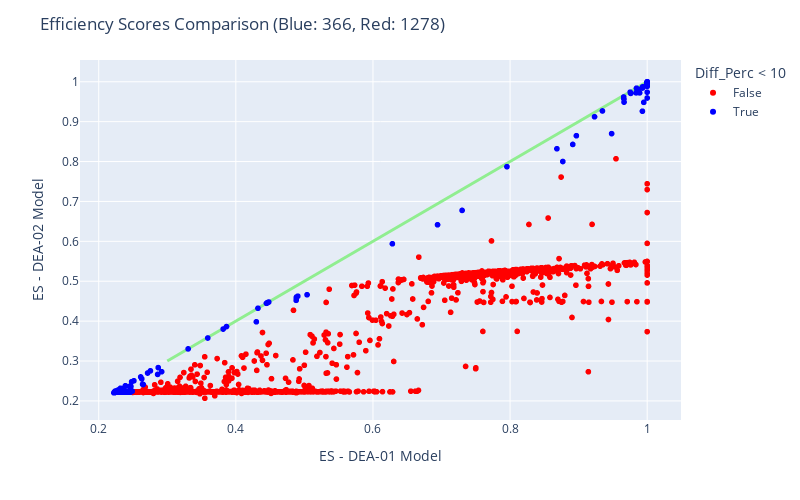

Notebook code cell kept with this figure:
### Code cell
fig = px.scatter(df_res, x="Efficiency_Scores_Basic", y="Efficiency_Scores_with_ML", color = "Diff_Perc < 10", color_discrete_map= {True:"blue", False: "red"},
                 hover_data=["Efficiency_Scores_Basic", "Efficiency_Scores_with_ML", "Diff_Perc"] + [df_res.index])

fig.add_traces(
    list(px.line(x = np.linspace(0.3, 1, num=2), y = np.linspace(0.3, 1, num=2)).select_traces())
)

fig.update_traces(line_color='lightgreen', line_width=3)

fig.update_layout(
    autosize=False,
    width=800,
    height=500,
    title_text=f"Efficiency Scores Comparison (Blue: {blue}, Red: {red})",
    yaxis_title="ES - DEA-02 Model",
    xaxis_title="ES - DEA-01 Model"
)

fig.show()

### Figure 1 — Plotly figure (JSON) as saved in the notebook; plotly's stock layout.template omitted (floating-point values rounded to 4 significant figures; data arrays with more than 128 entries replaced by an {"elided": "..."} marker saying what was removed)
{"data": [{"customdata": {"elided": "1278x2 mixed values"}, "hovertemplate": "Diff_Perc < 10=False<br>Efficiency_Scores_Basic=%{x}<br>Efficiency_Scores_with_ML=%{y}<br>Diff_Perc=%{customdata[0]}<br>index=%{customdata[1]}<extra></extra>", "legendgroup": "False", "line": {"color": "lightgreen", "width": 3}, "marker": {"color": "red", "symbol": "circle"}, "mode": "markers", "name": "False", "showlegend": true, "type": "scattergl", "x": {"elided": "1278 float values"}, "xaxis": "x", "y": {"elided": "1278 float values"}, "yaxis": "y"}, {"customdata": {"elided": "366x2 mixed values"}, "hovertemplate": "Diff_Perc < 10=True<br>Efficiency_Scores_Basic=%{x}<br>Efficiency_Scores_with_ML=%{y}<br>Diff_Perc=%{customdata[0]}<br>index=%{customdata[1]}<extra></extra>", "legendgroup": "True", "line": {"color": "lightgreen", "width": 3}, "marker": {"color": "blue", "symbol": "circle"}, "mode": "markers", "name": "True", "showlegend": true, "type": "scattergl", "x": {"elided": "366 float values"}, "xaxis": "x", "y": {"elided": "366 float values"}, "yaxis": "y"}, {"hovertemplate": "x=%{x}<br>y=%{y}<extra></extra>", "legendgroup": "", "line": {"color": "lightgreen", "dash": "solid", "width": 3}, "marker": {"symbol": "circle"}, "mode": "lines", "name": "", "orientation": "v", "showlegend": false, "type": "scatter", "x": [0.3, 1], "xaxis": "x", "y": [0.3, 1], "yaxis": "y"}], "layout": {"autosize": false, "height": 500, "legend": {"title": {"text": "Diff_Perc < 10"}, "tracegroupgap": 0}, "margin": {"t": 60}, "title": {"text": "Efficiency Scores Comparison (Blue: 366, Red: 1278)"}, "width": 800, "xaxis": {"anchor": "y", "autorange": true, "domain": [0, 1], "range": [0.1726, 1.049], "title": {"text": "ES - DEA-01 Model"}, "type": "linear"}, "yaxis": {"anchor": "x", "autorange": true, "domain": [0, 1], "range": [0.1522, 1.055], "title": {"text": "ES - DEA-02 Model"}, "type": "linear"}}}
